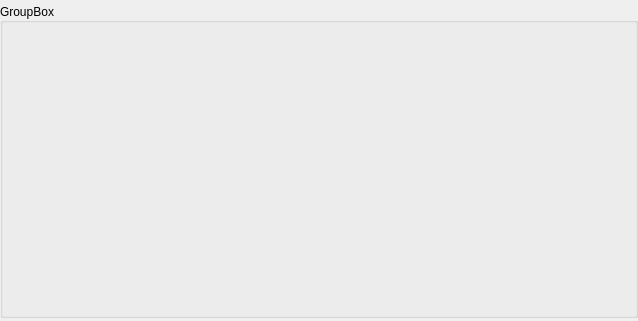
<?xml version="1.0" encoding="UTF-8"?>
<ui version="4.0">
 <class>KnobMatrix33f</class>
 <widget class="QWidget" name="KnobMatrix33f">
  <property name="geometry">
   <rect>
    <x>0</x>
    <y>0</y>
    <width>638</width>
    <height>321</height>
   </rect>
  </property>
  <property name="windowTitle">
   <string>Form</string>
  </property>
  <layout class="QHBoxLayout" name="horizontalLayout">
   <property name="leftMargin">
    <number>0</number>
   </property>
   <property name="topMargin">
    <number>3</number>
   </property>
   <property name="rightMargin">
    <number>0</number>
   </property>
   <property name="bottomMargin">
    <number>3</number>
   </property>
   <item>
    <widget class="QGroupBox" name="groupBox">
     <property name="styleSheet">
      <string notr="true">QAbstractSpinBox{
min-width: 80px;
max-width: 80px;
}</string>
     </property>
     <property name="title">
      <string>GroupBox</string>
     </property>
     <property name="alignment">
      <set>Qt::AlignLeading|Qt::AlignLeft|Qt::AlignVCenter</set>
     </property>
     <property name="flat">
      <bool>true</bool>
     </property>
     <layout class="QHBoxLayout" name="horizontalLayout_2">
      <property name="leftMargin">
       <number>2</number>
      </property>
      <property name="topMargin">
       <number>10</number>
      </property>
      <property name="rightMargin">
       <number>2</number>
      </property>
      <property name="bottomMargin">
       <number>10</number>
      </property>
      <item>
       <spacer name="horizontalSpacer">
        <property name="orientation">
         <enum>Qt::Horizontal</enum>
        </property>
        <property name="sizeHint" stdset="0">
         <size>
          <width>40</width>
          <height>20</height>
         </size>
        </property>
       </spacer>
      </item>
      <item>
       <layout class="QHBoxLayout" name="horizontalLayout_3">
        <item>
         <layout class="QGridLayout" name="gridLayoutMat"/>
        </item>
       </layout>
      </item>
     </layout>
    </widget>
   </item>
  </layout>
 </widget>
 <resources/>
 <connections/>
</ui>
